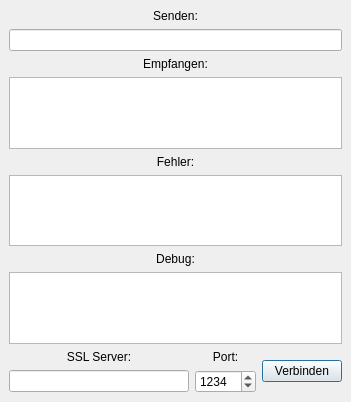
<ui version="4.0" >
 <author>Frank Büttner</author>
 <comment></comment>
 <exportmacro></exportmacro>
 <class>DlgDemoBasis</class>
 <widget class="QDialog" name="DlgDemoBasis" >
  <property name="geometry" >
   <rect>
    <x>0</x>
    <y>0</y>
    <width>351</width>
    <height>402</height>
   </rect>
  </property>
  <property name="windowTitle" >
   <string>SSL Demo</string>
  </property>
  <layout class="QVBoxLayout" >
   <property name="margin" >
    <number>9</number>
   </property>
   <property name="spacing" >
    <number>6</number>
   </property>
   <item>
    <layout class="QVBoxLayout" >
     <property name="margin" >
      <number>0</number>
     </property>
     <property name="spacing" >
      <number>6</number>
     </property>
     <item>
      <widget class="QLabel" name="label_2" >
       <property name="text" >
        <string>Senden:</string>
       </property>
       <property name="alignment" >
        <set>Qt::AlignCenter</set>
       </property>
      </widget>
     </item>
     <item>
      <widget class="QLineEdit" name="txtSenden" />
     </item>
    </layout>
   </item>
   <item>
    <layout class="QVBoxLayout" >
     <property name="margin" >
      <number>0</number>
     </property>
     <property name="spacing" >
      <number>6</number>
     </property>
     <item>
      <widget class="QLabel" name="label" >
       <property name="text" >
        <string>Empfangen:</string>
       </property>
       <property name="alignment" >
        <set>Qt::AlignCenter</set>
       </property>
      </widget>
     </item>
     <item>
      <widget class="QTextEdit" name="txtEmpfangen" >
       <property name="focusPolicy" >
        <enum>Qt::NoFocus</enum>
       </property>
       <property name="acceptDrops" >
        <bool>false</bool>
       </property>
       <property name="undoRedoEnabled" >
        <bool>false</bool>
       </property>
       <property name="readOnly" >
        <bool>true</bool>
       </property>
       <property name="acceptRichText" >
        <bool>false</bool>
       </property>
      </widget>
     </item>
    </layout>
   </item>
   <item>
    <layout class="QVBoxLayout" >
     <property name="margin" >
      <number>0</number>
     </property>
     <property name="spacing" >
      <number>6</number>
     </property>
     <item>
      <widget class="QLabel" name="label_3" >
       <property name="text" >
        <string>Fehler:</string>
       </property>
       <property name="alignment" >
        <set>Qt::AlignCenter</set>
       </property>
      </widget>
     </item>
     <item>
      <widget class="QTextEdit" name="txtFehler" >
       <property name="focusPolicy" >
        <enum>Qt::ClickFocus</enum>
       </property>
       <property name="acceptDrops" >
        <bool>false</bool>
       </property>
       <property name="undoRedoEnabled" >
        <bool>false</bool>
       </property>
       <property name="readOnly" >
        <bool>true</bool>
       </property>
       <property name="acceptRichText" >
        <bool>false</bool>
       </property>
      </widget>
     </item>
    </layout>
   </item>
   <item>
    <layout class="QVBoxLayout" >
     <property name="margin" >
      <number>0</number>
     </property>
     <property name="spacing" >
      <number>6</number>
     </property>
     <item>
      <widget class="QLabel" name="label_6" >
       <property name="text" >
        <string>Debug:</string>
       </property>
       <property name="alignment" >
        <set>Qt::AlignCenter</set>
       </property>
      </widget>
     </item>
     <item>
      <widget class="QTextEdit" name="txtDebug" >
       <property name="focusPolicy" >
        <enum>Qt::NoFocus</enum>
       </property>
       <property name="acceptDrops" >
        <bool>false</bool>
       </property>
       <property name="undoRedoEnabled" >
        <bool>false</bool>
       </property>
       <property name="readOnly" >
        <bool>true</bool>
       </property>
       <property name="acceptRichText" >
        <bool>false</bool>
       </property>
      </widget>
     </item>
    </layout>
   </item>
   <item>
    <layout class="QHBoxLayout" >
     <property name="margin" >
      <number>0</number>
     </property>
     <property name="spacing" >
      <number>6</number>
     </property>
     <item>
      <layout class="QGridLayout" >
       <property name="margin" >
        <number>0</number>
       </property>
       <property name="spacing" >
        <number>6</number>
       </property>
       <item row="1" column="0" >
        <widget class="QLineEdit" name="txtServer" />
       </item>
       <item row="0" column="0" >
        <widget class="QLabel" name="label_5" >
         <property name="text" >
          <string>SSL Server:</string>
         </property>
         <property name="alignment" >
          <set>Qt::AlignCenter</set>
         </property>
        </widget>
       </item>
       <item row="1" column="1" >
        <widget class="QSpinBox" name="intPort" >
         <property name="maximum" >
          <number>65000</number>
         </property>
         <property name="minimum" >
          <number>1</number>
         </property>
         <property name="value" >
          <number>1234</number>
         </property>
        </widget>
       </item>
       <item row="0" column="1" >
        <widget class="QLabel" name="label_4" >
         <property name="text" >
          <string>Port:</string>
         </property>
         <property name="alignment" >
          <set>Qt::AlignCenter</set>
         </property>
        </widget>
       </item>
      </layout>
     </item>
     <item>
      <widget class="QPushButton" name="sfVerbinden" >
       <property name="text" >
        <string>Verbinden</string>
       </property>
      </widget>
     </item>
    </layout>
   </item>
  </layout>
 </widget>
 <pixmapfunction></pixmapfunction>
 <tabstops>
  <tabstop>txtServer</tabstop>
  <tabstop>intPort</tabstop>
  <tabstop>sfVerbinden</tabstop>
  <tabstop>txtSenden</tabstop>
  <tabstop>txtEmpfangen</tabstop>
  <tabstop>txtFehler</tabstop>
 </tabstops>
 <resources/>
 <connections/>
</ui>
